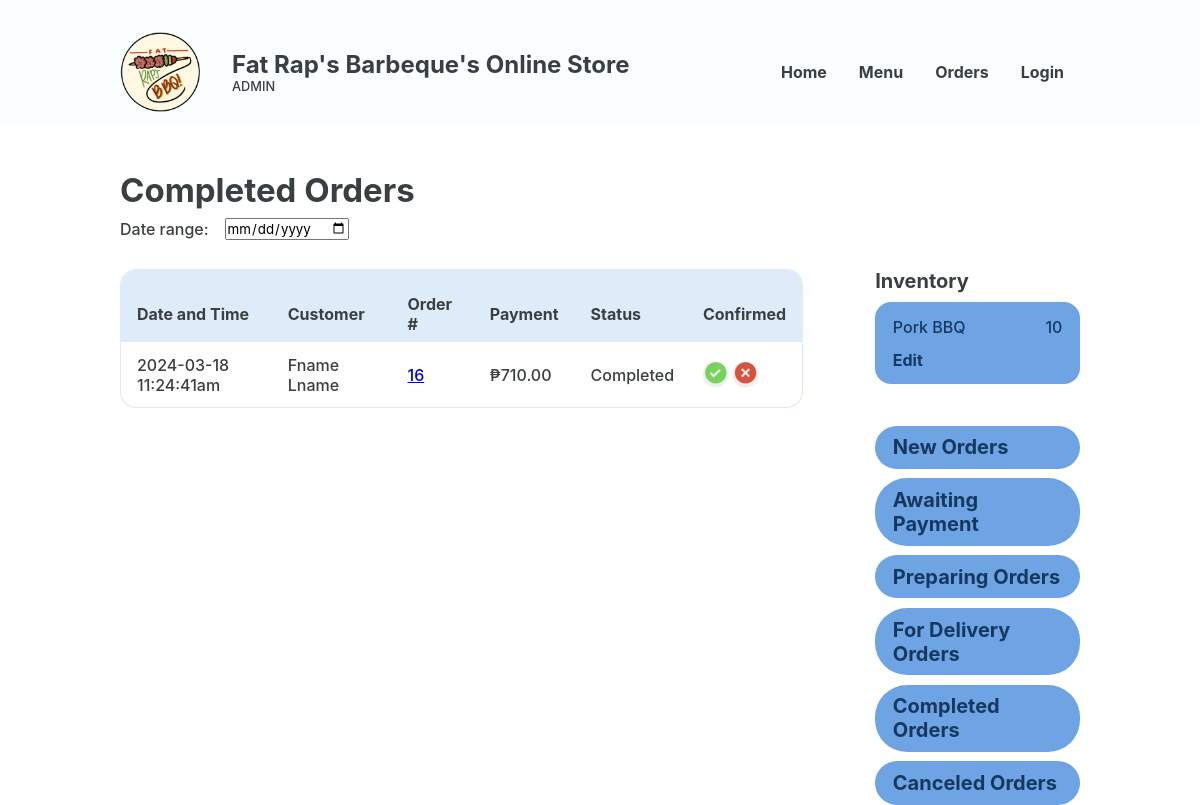
Before: /Website/admin-completed-orders.php with the older database file.
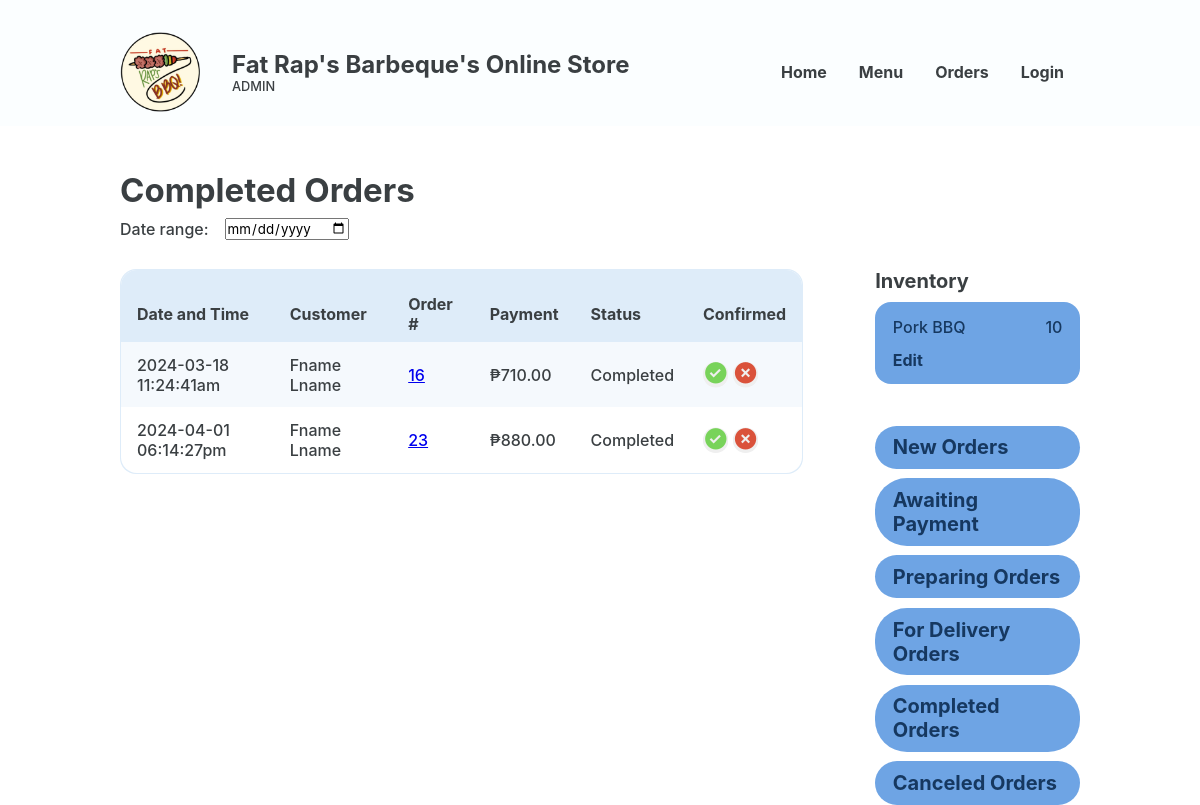
After: the same page with the newer database file.
### tables this page shows
CREATE TABLE `placed_order` (
  `PLACED_ORDER_ID` int(18) UNSIGNED NOT NULL,
  `PRSN_ID` int(18) NOT NULL,
  `CUS_NAME` varchar(20) NOT NULL,
  `CUS_NUMBER` varchar(11) NOT NULL,
  `CUS_EMAIL` varchar(35) NOT NULL,
  `PLACED_ORDER_DATE` varchar(50) NOT NULL,
  `PLACED_ORDER_TOTAL` decimal(10,2) NOT NULL,
  `DELIVERY_ADDRESS` varchar(255) NOT NULL,
  `DELIVERY_DATE` varchar(50) NOT NULL,
  `PLACED_ORDER_STATUS` varchar(50) NOT NULL,
  `PLACED_ORDER_CONFIRMATION` varchar(50) NOT NULL,
  `PLACED_ORDER_TRACKER` varchar(16) NOT NULL,
  `REFERENCE_NUMBER` varchar(50) NOT NULL,
  `GUEST_ORDER_IDENTIFIER` varchar(50) NOT NULL
);

### Website/admin-completed-orders.php (the view, shortened to what this page needs)
<?php
@include 'constants.php';
?>
<!DOCTYPE html>
<html lang="en">
<head>
    <link rel="stylesheet" href="header-styles.css">
    <link rel="stylesheet" href="admin-styles.css">
    <link href='https://unpkg.com/boxicons@2.1.4/css/boxicons.min.css' rel='stylesheet'>
</head>
<body>
    <header class="backend">
        <div class="header-container">
            <div class="website-title">
                <img id="logo" src="images/client-logo.png">
                <div class="text">
                    <h1>Fat Rap's Barbeque's Online Store</h1>
                    <p>ADMIN</p>
                </div>
            </div>
            <ul class='menubar'>
                <li><a href="<?php echo SITEURL; ?>admin-home.php">Home</a></li>
                <li><a href="<?php echo SITEURL; ?>admin-edit-menu.php">Menu</a></li>
                <li><a href="<?php echo SITEURL; ?>admin-new-orders.php">Orders</a></li>
                <?php
                if (isset($_SESSION['prsn_id'])) {
                ?>
                    <li><a href="<?php echo SITEURL; ?>logout.php">Logout</a>
                    <li>
                    <?php
                } else {
                    ?>
                    <li><a href="<?php echo SITEURL; ?>login-page.php">Login</a></li>
                <?php
                }
                ?>
            </ul>
        </div>
    </header>
    <main>
        <section class="section">
            <div class="section-heading">
                <h2>Completed Orders</h2>
                <div class="inline">
                    <p>Date range:</p>
                    <input type="date">
                </div>
            </div>
            <section class="section-body">
                <section class="main-section table-wrapper">
                    <table class="alternating">
                        <tr>
                            <th class="header">Date and Time</th>
                            <th class="header">Customer</th>
                            <th class="header">Order #</th>
                            <th class="header">Payment</th>
                            <th class="header">Status</th>
                            <th class="header">Confirmed</th>
                        </tr>
                        <?php
                        $sql = "SELECT * FROM placed_order WHERE PLACED_ORDER_STATUS = 'Completed'";
                        $res = mysqli_query($conn, $sql);
                        $count = mysqli_num_rows($res);
                        if ($count > 0) {
                            while ($row = mysqli_fetch_assoc($res)) {
                                $PLACED_ORDER_ID = $row['PLACED_ORDER_ID'];
                                $CUS_NAME = $row['CUS_NAME'];
                                $PLACED_ORDER_DATE = $row['PLACED_ORDER_DATE'];
                                $PLACED_ORDER_TOTAL = $row['PLACED_ORDER_TOTAL'];
                                $PLACED_ORDER_STATUS = $row['PLACED_ORDER_STATUS'];
                        ?>
                                <tr>
                                    <td data-cell="Date and Time"><?php echo $PLACED_ORDER_DATE ?></td>
                                    <td data-cell="customer"><?php echo $CUS_NAME ?></td>
                                    <td data-cell="Order #"><a href="<?php echo SITEURL ?>admin-order-details.php?PLACED_ORDER_ID=<?php echo $PLACED_ORDER_ID; ?>"><?php echo $PLACED_ORDER_ID ?></a></td>
                                    <td data-cell="Payment">₱<?php echo $PLACED_ORDER_TOTAL ?></td>
                                    <td data-cell="Payment"><?php echo $PLACED_ORDER_STATUS ?></td>
                                    <td data-cell="Confimed">
                                        <div class="btn-wrapper">
                                            <form method="POST">
                                                <button class="btn-check" name="confirmed"><i class='bx bxs-check-circle'></i></button>
                                                <button class="btn-cross" name="not-confirmed"><i class='bx bxs-x-circle'></i></button>
                                            </form>
                                        </div>
                                    </td>
                                </tr>
                            <?php
                            }
                        }
                        ?>
                    </table>
                </section>
                <section class="side-menu">
                    <div class="group inventory">
                        <h3>Inventory</h3>
                        <div class="inventory-box">
                            <div class="inline">
                                <p>Pork BBQ</p>
                                <p class="number">10</p>
                            </div>
                            <a href="<?php echo SITEURL; ?>admin-edit-inventory.php" class="edit">Edit</a>
                        </div>
                    </div>
                    <div class="group">
                        <a href="admin-new-orders.php" class="view big-font">New Orders</a>
                        <a href="admin-awaiting-payment.php" class="view big-font">Awaiting Payment</a>
                        <a href="admin-preparing-orders.php" class="view big-font">Preparing Orders</a>
                        <a href="admin-delivery-orders.php" class="view big-font">For Delivery Orders</a>
                        <a href="admin-completed-orders.php" class="view big-font">Completed Orders</a>
                        <a href="admin-canceled-orders.php" class="view big-font">Canceled Orders</a>
                    </div>
                </section>
            </section>
        </section>
    </main>
</body>
</html>

### Website/header-styles.css (style rules this page uses)
*, *::before, *::after { margin: 0; padding: 0; box-sizing: border-box; font-family: inherit; }
:root { --bg:#F2FFE1; --primary:#F5D636; --text:#3A001E; --text2: #FA3F1F; --input-bg:#F7F3DC; --eye-icon:#CEC699; --block: #4ADE5D; --block-p:#277B32; --block-h1: #0F4C17; --form-bg: #FFFDEF; --header-text: #3A001E; }
body { font-family: 'Inter', sans-serif; }
header { width: 100%; display: flex; justify-content: center; align-items: center; position: fixed; top: 0; z-index: 100; color: var(--header-text); background-color: var(--bg); }
header.backend { color: #3A3F42; background-color: #FBFEFF; }
.header-container, .footer-container { min-width: 80%; max-width: 90%; margin-inline: auto; margin-top: 2rem; margin-bottom: 0.9rem; display: flex; justify-content: space-between; align-items: center; }
.website-title { display: flex; align-items: center; }
header img { width: 80px; position: relative; }
header .text { margin-left: 2rem; }
header h1 { white-space: nowrap; font-size: 1.5rem; }
header .text p { font-size: 0.8rem; }
li > a { color: inherit; text-decoration: none; }
.menubar { display: flex; flex-direction: row; list-style-type: none; margin: 0; padding: 0; }
.menubar > li { font-weight: bold; margin: 0 1rem; overflow: hidden; }

### Website/admin-styles.css (style rules this page uses)
*, *::before, *::after { margin: 0; padding: 0; box-sizing: border-box; font-family: inherit; }
:root { --bg:#EDE9D0; --primary:#F5D636; --active-primary:#EDCB1C; --input-bg:#F7F3DC; --form-bg: #FFFDEF; --available:#A8D991; --available-text:#304D23; --fully-booked:#C13B24; --fully-booked-text:var(--text); --closed:#3B3B3B; --closed-text:#A9A9A9; --product-info-bg: #C13B24; --light-text: #FEFBEA; --text:#3A3F42; --light-blue: #DEECF9; --darker-row: #deecf94f; --sidemenu-blue: #6EA4E4; --sidemenu-blue-hover: #5790D5; --sidemenu-blue-text: #163860; --db-highlight-blue: #93CBFF; --gray: #878F94; --accept-green: #78D35A; --reject-red: #DA523B; }
html { color: var(--text); }
body { font-family: 'Inter', sans-serif; font-weight: 500; min-height: 100vh; color: #3A3F42; }
main { padding-top: 130px; height: 100vh; }
.section { width: 80%; margin: auto; margin-top: 2.5rem; margin-bottom: 7rem; display: flex; flex-direction: column; justify-content: space-between; }
.section-heading { display: flex; flex-direction: column; gap: 0.5rem; margin-bottom: 1.8rem; }
.section-heading h2 { font-size: 2.0625rem; }
.inline { font-size: 1rem; display: flex; align-items: center; gap: 1rem; }
.section-body { display: flex; gap: 4.5rem; }
.main-section { width: 100%; }
.table-wrapper { background-color: var(--light-blue); border-radius: 1rem; padding: 1px; height: max-content; }
table { background: white; border-radius: 1rem; border-collapse: collapse; width: 100%; }
table th.header, .app-det-tbl table td.header { padding: 1.5rem 1rem 0.5rem 1rem ; background: var(--light-blue); }
table th.header:first-of-type { border-top-left-radius: 1rem; }
table th.header:last-of-type { border-top-right-radius: 1rem; }
td,th { text-align: left; }
td { padding: 0.8rem; padding-left: 1rem; }
.alternating tr:nth-last-of-type(2n) { background: var(--darker-row); }
.btn-wrapper { display: flex; justify-content: flex-start; gap: 1rem; }
button { display: inline-block; border: none; outline: none; padding: 0; cursor: pointer; }
table button { font-size: 1.6rem; clip-path: circle(); shape-outside: circle(); }
.btn-check i { color: #78D35A; }
.btn-cross i { color: var(--reject-red); }
.side-menu { width: 30%; display: flex; flex-direction: column; gap: 2rem; }
.side-menu h3 { font-size: 1.25rem; }
.side-menu .inventory-box, .view, .big-btn { display: block; background-color: var(--sidemenu-blue); padding: 0.9rem 1.1rem; margin-top: 0.6rem; font-size: 1rem; color: var(--sidemenu-blue-text); }
.side-menu .inventory-box { display: flex; flex-direction: column; gap: 0.8rem; border-radius: 1rem; }
.side-menu a { text-decoration: none; font-weight: bold; color: var(--sidemenu-blue-text); border-radius: 1.2rem; }
.side-menu .inventory-box a.edit { font-size: 1rem; padding: 0; border-radius: 0; margin: 0; width: max-content; }
.side-menu .inline { justify-content: space-between; }
a.big-font { font-size: 1.25rem; padding: 0.6rem 1.1rem; border-radius: 2rem; }

Changed rows visible on the page:
added placed_order: PLACED_ORDER_DATE "2024-04-01 06:14:27pm", CUS_NAME "Fname Lname", PLACED_ORDER_ID "23", PLACED_ORDER_TOTAL "880.00", PLACED_ORDER_STATUS "Completed"
